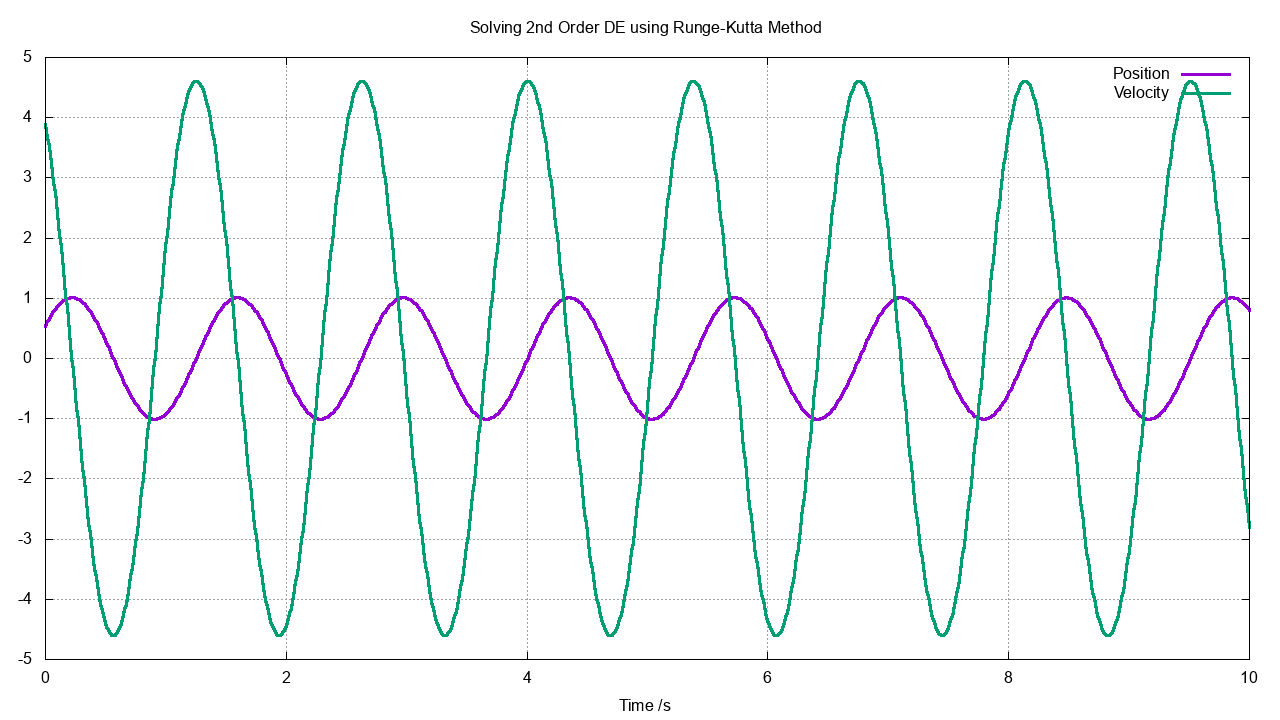

Write the gnuplot code that produced this figure.
set title "Solving 2nd Order DE using Runge-Kutta Method"
set xlabel "Time /s"
set grid

set terminal png size 1280,720
set output "ODE5.png"
plot "ODE5.dat" u 1:(column("Position")) w l lw 3, "" u 1:(column("Velocity")) w l lw 3


set terminal wxt background '#00222222'
plot "ODE5.dat" u 1:(column("Position")) w l lw 3, "" u 1:(column("Velocity")) w l lw 3
